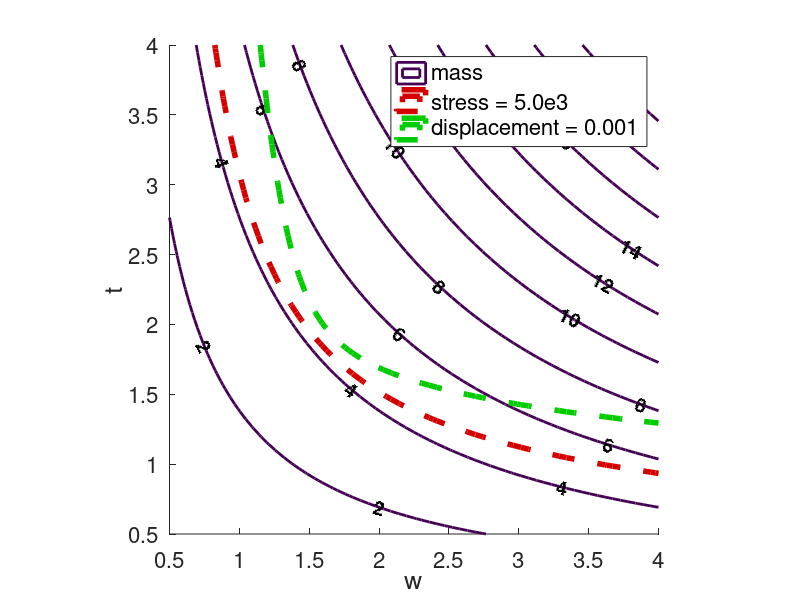

Here is the MATLAB script that generated this plot:
ax = [0.5, 4.0, 0.5, 4.0];

N=65;
w=repmat(((0:N-1)/(N-1))'*(ax(2)-ax(1))+ax(1),1,N);
t=repmat(((0:N-1)/(N-1)) *(ax(4)-ax(3))+ax(3),N,1);

rho = 500.0;
L = 5.0;
Y = 500.0;
X = 350.0;
E = 2.9e7;

%alpha = 600*Y;
%beta = 600*X;

dakotared  =[0.83 0    0   ]; %inputs
dakotagreen=[0    0.8  0   ]; %constraints


figure(1)

hold on

mass = rho * w .* t * L/(12^3);
[c,h]=contour(w,t,mass,[2:2:20],'linestyle','-', 'linewidth',2);
clabel(c,h,'FontSize',14,'FontWeight','bold');

axis equal;
axis(ax(1:4));
set(gca,'Fontsize',16);
xlabel('w','Fontsize',18);
ylabel('t','Fontsize',18); 

stress = 6*L*Y./(w.*t.^2) + 6*L*X./(w.^2.*t);
contour(w,t,stress,[5.0e3 5.0e3],'linecolor',dakotared,'linewidth',4, 'linestyle','--')

s1 = (Y./(t.^2)).^2;
s2 = (X./(w.^2)).^2;
displ = 4*L^3/E./w./t.*sqrt(s1 + s2);
contour(w,t,displ,[0.001 0.001],'linecolor',dakotagreen,'linewidth',4, 'linestyle','--')
 
  
hold off

h=legend('mass','stress = 5.0e3','displacement = 0.001', ...
         'location','northeast');
set(h,'fontsize',16);

print('-dpng','cantilever_contours');        
